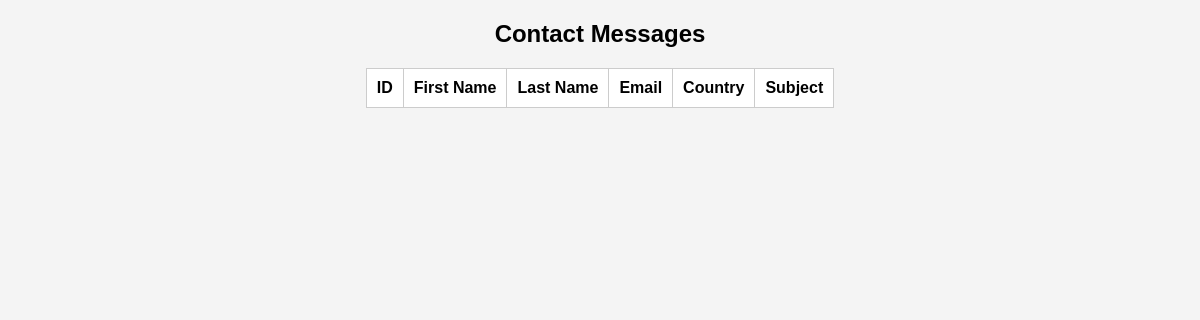
/admin/messages.php (signed in), run on an earlier commit of the app's database.
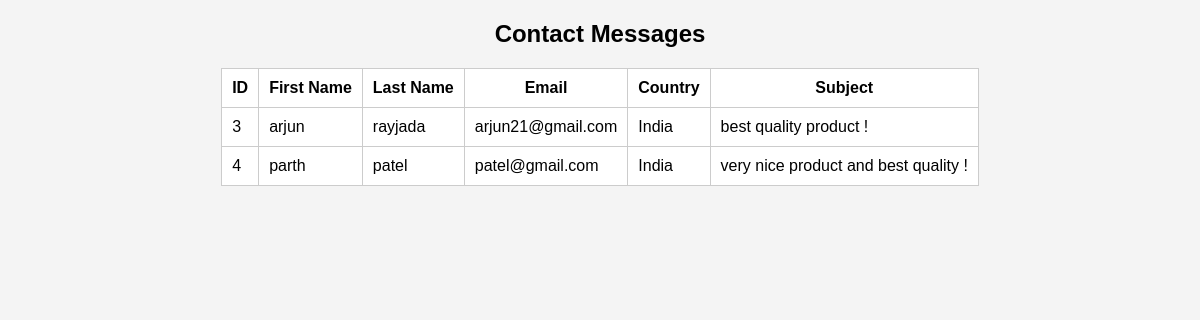
And on a later commit of the database.
### tables this page shows
CREATE TABLE `contact` (
  `id` int(11) NOT NULL,
  `firstname` varchar(255) NOT NULL,
  `lastname` varchar(255) NOT NULL,
  `email` varchar(255) NOT NULL,
  `country` varchar(255) NOT NULL,
  `subject` varchar(255) NOT NULL
);

### admin/messages.php (the view, shortened to what this page needs)
<?php
include("../conffig.php");$result=mysqli_query($conn,"SELECT * FROM contact");
?>
<!DOCTYPE html><html><head><title>Messages</title><link rel="stylesheet" href="admin_style.css"></head>
<body><h2>Contact Messages</h2><table border="1" cellpadding="10"><tr><th>ID</th><th>First Name</th><th>Last Name</th><th>Email</th><th>Country</th><th>Subject</th></tr>
<?php while($row=mysqli_fetch_assoc($result)){ ?><tr><td><?= $row['id'] ?></td><td><?= $row['firstname'] ?></td><td><?= $row['lastname'] ?></td><td><?= $row['email'] ?></td><td><?= $row['country'] ?></td><td><?= $row['subject'] ?></td></tr><?php } ?></table></body></html>

### admin/admin_style.css (style rules this page uses)
body { font-family:Arial; background:#f4f4f4; margin:0; padding:0; }
h1,h2 { text-align:center; }
table { margin:auto; border-collapse:collapse; background:#fff; }
table th,table td { padding:10px; border:1px solid #ccc; }

What changed in the data, as far as the page shows it:
added contact: id "3", firstname "arjun", lastname "rayjada", email "arjun21@gmail.com", country "India", subject "best quality product !"
added contact: id "4", firstname "parth", lastname "patel", email "patel@gmail.com", country "India", subject "very nice product and best quality !"
